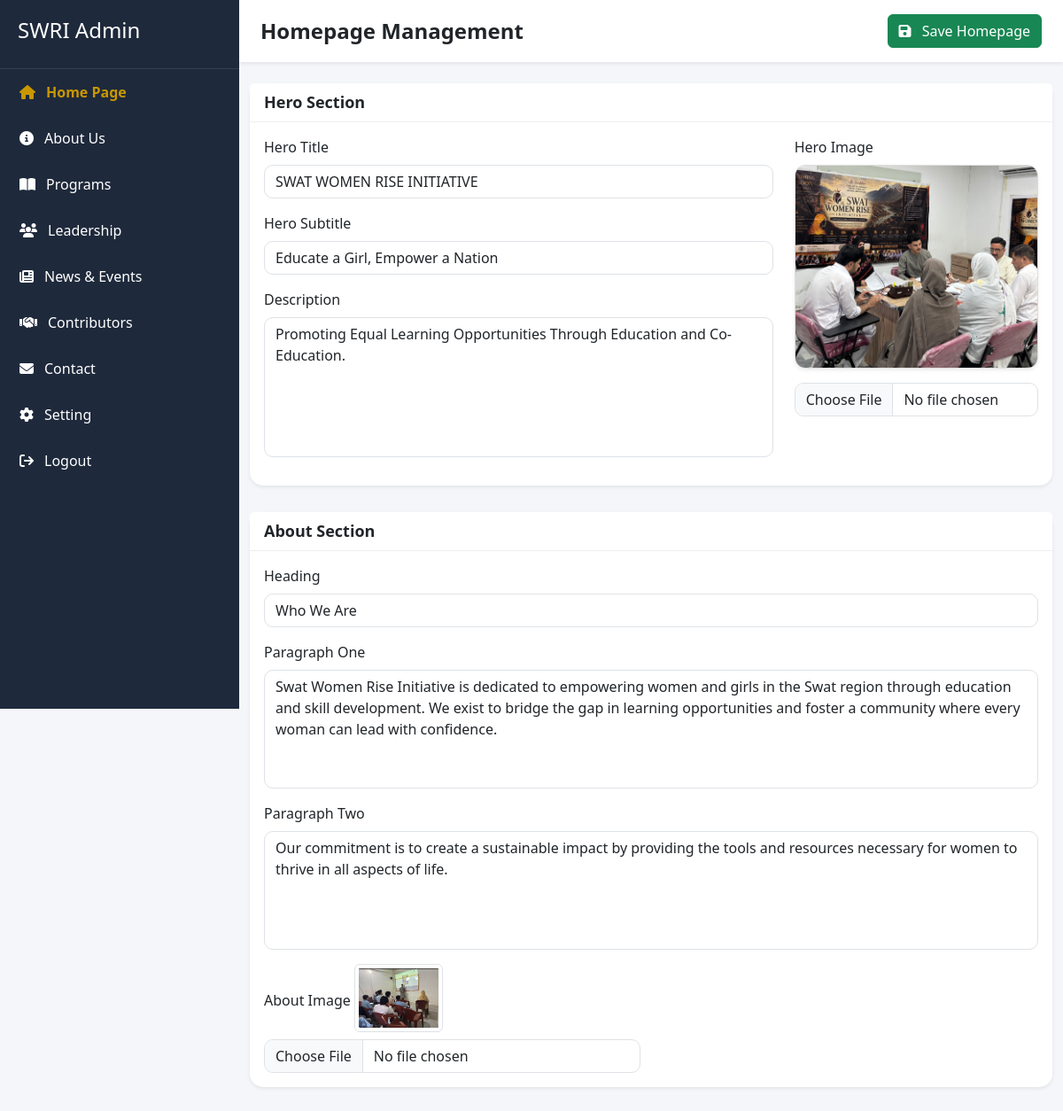
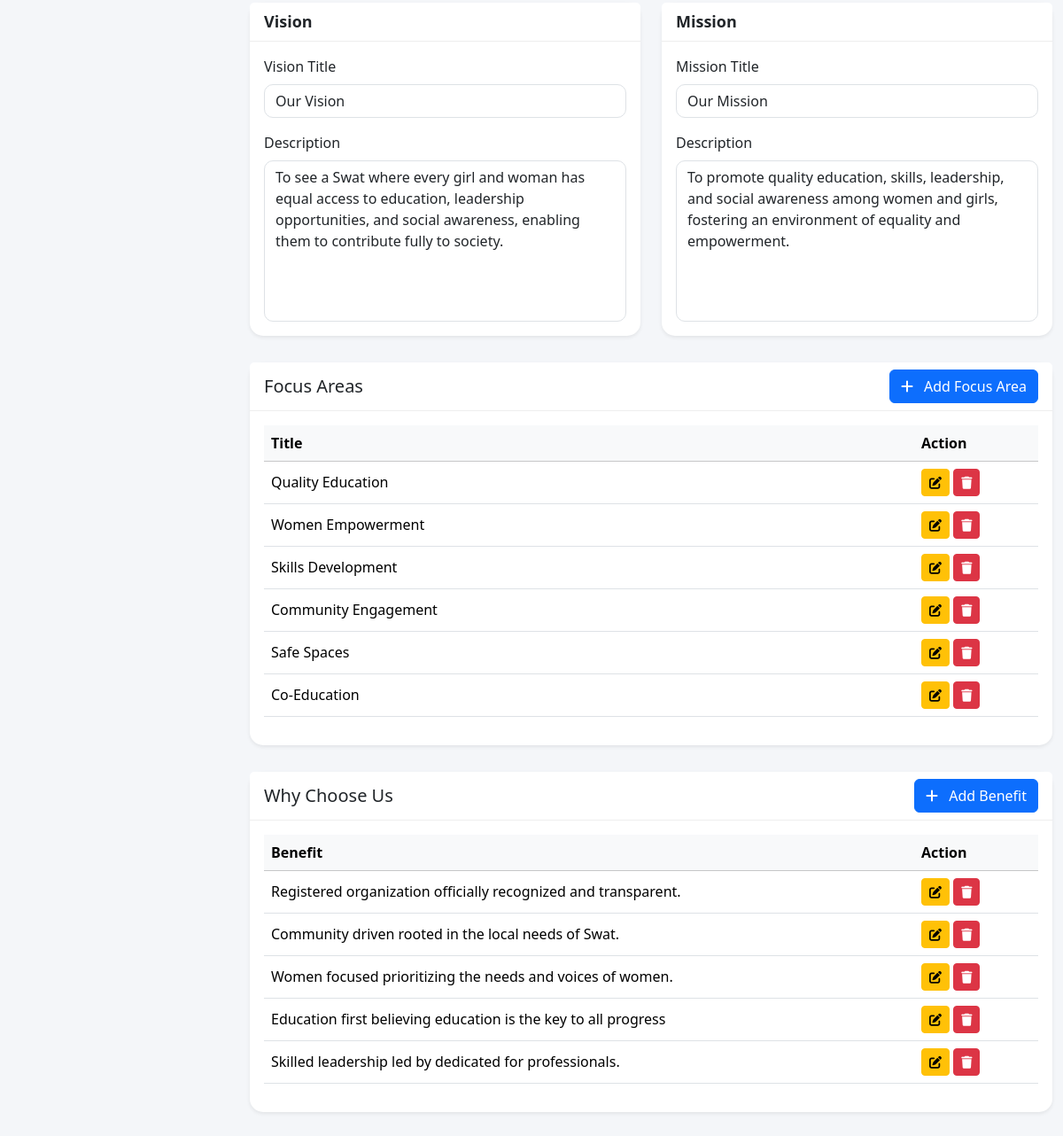
Page /admin/dashboard.php (signed in) on the committed database (2 pictures, top to bottom).
### tables this page shows
CREATE TABLE `homepage` (
  `id` int(11) NOT NULL,
  `hero_title` varchar(255) DEFAULT NULL,
  `hero_subtitle` varchar(255) DEFAULT NULL,
  `hero_description` text DEFAULT NULL,
  `hero_image` varchar(255) DEFAULT NULL,
  `about_heading` varchar(255) DEFAULT NULL,
  `about_paragraph1` text DEFAULT NULL,
  `about_paragraph2` text DEFAULT NULL,
  `about_image` varchar(255) DEFAULT NULL,
  `vision_title` varchar(255) DEFAULT NULL,
  `vision_description` text DEFAULT NULL,
  `mission_title` varchar(255) DEFAULT NULL,
  `mission_description` text DEFAULT NULL,
  `created_at` timestamp NOT NULL DEFAULT current_timestamp(),
  `updated_at` timestamp NOT NULL DEFAULT current_timestamp() ON UPDATE current_timestamp()
);

CREATE TABLE `focus_areas` (
  `id` int(11) NOT NULL,
  `title` varchar(255) DEFAULT NULL,
  `sort_order` int(11) DEFAULT 0,
  `created_at` timestamp NOT NULL DEFAULT current_timestamp()
);

CREATE TABLE `benefits` (
  `id` int(11) NOT NULL,
  `benefit` text DEFAULT NULL,
  `sort_order` int(11) DEFAULT 0,
  `created_at` timestamp NOT NULL DEFAULT current_timestamp()
);

### include/core.php (called while the page is built, shortened)
<?php
class core
{
    private $db;
    public function __construct($conn)
    {
        $this->db = $conn;
    }
    public function homepage()
    {
        try {
            $sql = "SELECT * FROM homepage LIMIT 1";
            $statement = $this->db->prepare($sql);
            $statement->execute();
            return $statement->fetch(PDO::FETCH_ASSOC);
        } catch (\Throwable $th) {
            throw $th;
        }
    }
    public function homepageTb($tbl)
    {
        try {
            $allowedTables = [
                "focus_areas",
                "benefits"
            ];
            $sql = "SELECT * FROM `$tbl`";
            $statement = $this->db->prepare($sql);
            $statement->execute();
            return $statement->fetchAll(PDO::FETCH_ASSOC);
        } catch (\Throwable $th) {
            throw $th;
        }
    }
}
?>

### admin/dashboard.php (the view, shortened to what this page needs)
<?php
require 'header.php';
$admin = new core($conn);
$getHomePage = $admin->homepage();
$getHomepageFocus = $admin->homepageTb('focus_areas');
$getHomepageChoose = $admin->homepageTb('benefits');
?>
<nav class="navbar bg-white shadow-sm px-4 py-3">
    <h4 class="page-title mb-0">
        Homepage Management
    </h4>
    <button class="btn btn-success ms-auto" id="saveHomepage">
        <i class="fas fa-save me-2"></i>
        Save Homepage
    </button>
</nav>
<div class="container-fluid py-4">
<div class="card shadow-sm section-space">
    <div class="card-header">
        Hero Section
    </div>
    <div class="card-body">
        <div class="row">
            <div class="col-lg-8">
                <div class="mb-3">
                    <label class="form-label">
                        Hero Title
                    </label>
                    <input
                        type="text"
                        class="form-control" id="hero_title"
                        value="<?php echo $getHomePage['hero_title']; ?>">
                </div>
                <div class="mb-3">
                    <label class="form-label">
                        Hero Subtitle
                    </label>
                    <input
                        type="text"
                        class="form-control" id="hero_subtitle"
                        value="<?php echo $getHomePage['hero_subtitle']; ?>">
                </div>
                <div class="mb-3">
                    <label class="form-label">
                        Description
                    </label>
                    <textarea class="form-control" rows="6" id="hero_description"><?php echo $getHomePage['hero_description']; ?></textarea>
                </div>
            </div>
            <div class="col-lg-4">
                <label class="form-label">
                    Hero Image
                </label>
                <img
                    src="../assets/img/<?php echo $getHomePage['hero_image']; ?>"
                    id="heroPreview"
                    class="img-fluid shadow-sm mb-3">
                <input
                    type="file"
                    class="form-control"
                    id="heroImage">
            </div>
        </div>
    </div>
</div>
<div class="card shadow-sm section-space">
    <div class="card-header">
        About Section
    </div>
    <div class="card-body">
        <div class="mb-3">
            <label class="form-label">
                Heading
            </label>
            <input
                type="text"
                class="form-control" id="about_heading"
                value="<?php echo $getHomePage['about_heading']; ?>">
        </div>
        <div class="mb-3">
            <label class="form-label">
                Paragraph One
            </label>
            <textarea rows="5" class="form-control" id="about_paragraph1"><?php echo $getHomePage['about_paragraph1']; ?></textarea>
        </div>
        <div class="mb-3">
            <label class="form-label">
                Paragraph Two
            </label>
            <textarea rows="5" class="form-control" id="about_paragraph2"><?php echo $getHomePage['about_paragraph2']; ?></textarea>
        </div>
        <div class="row">
                <div class="col-lg-6">
                    <label class="form-label">
                        About Image
                    </label>
                    <img
                        id="aboutImagePreview"
                        src="../assets/img/<?php echo htmlspecialchars($getHomePage['about_image']); ?>"
                        class="img-thumbnail mb-2"
                        width="100"
                        height="100"
                    >
                    <input
                        type="file"
                        name="about_image"
                        class="form-control"
                        id="about_image"
                        accept="image/*"
                        onchange="previewImage(event)"
                    >
                </div>
            </div>
    </div>
</div>
<div class="row">
    <div class="col-lg-6">
        <div class="card shadow-sm section-space">
            <div class="card-header">
                Vision
            </div>
            <div class="card-body">
                <div class="mb-3">
                    <label class="form-label">
                        Vision Title
                    </label>
                    <input
                        class="form-control"
                        value="<?php echo $getHomePage['vision_title']; ?>" id="vision_title">
                </div>
                <div>
                    <label class="form-label">
                        Description
                    </label>
                    <textarea rows="7" class="form-control" id="vision_description"><?php echo $getHomePage['vision_description']; ?></textarea>
                </div>
            </div>
        </div>
    </div>
    <div class="col-lg-6">
        <div class="card shadow-sm section-space">
            <div class="card-header">
                Mission
            </div>
            <div class="card-body">
                <div class="mb-3">
                    <label class="form-label">
                        Mission Title
                    </label>
                    <input
                        class="form-control"
                        value="<?php echo $getHomePage['mission_title']; ?>" id="mission_title">
                </div>
                <div>
                    <label class="form-label">
                        Description
                    </label>
                    <textarea rows="7" class="form-control" id="mission_description"><?php echo $getHomePage['mission_description']; ?></textarea>
                </div>
            </div>
        </div>
    </div>
</div>
<div class="card shadow-sm section-space">
    <div class="card-header d-flex justify-content-between align-items-center">
        <h5 class="mb-0">
            Focus Areas
        </h5>
        <button
            class="btn btn-primary"
            id="addFocusBtn"
            data-bs-toggle="modal"
            data-bs-target="#focusModal">
            <i class="fas fa-plus me-2"></i>
            Add Focus Area
        </button>
    </div>
    <div class="card-body">
        <div class="table-responsive">
            <table class="table table-hover align-middle">
                <thead class="table-light">
                    <tr>
                        <th>Title</th>
                        <th width="140">Action</th>
                    </tr>
                </thead>
                <tbody id="focusTable">
                    <?php foreach ($getHomepageFocus as $focus): ?>
                        <tr data-id="<?php echo $focus['id']; ?>">
                            <td>
                                <?php echo htmlspecialchars($focus['title']); ?>
                            </td>
                            <td>
                                <button class="btn btn-warning btn-sm editFocus">
                                    <i class="fas fa-edit"></i>
                                </button>
                                <button class="btn btn-danger btn-sm deleteFocus">
                                    <i class="fas fa-trash"></i>
                                </button>
                            </td>
                        </tr>
                    <?php endforeach; ?>
                </tbody>
            </table>
        </div>
    </div>
</div>
<div class="card shadow-sm section-space">
    <div class="card-header d-flex justify-content-between align-items-center">
        <h5 class="mb-0">
            Why Choose Us
        </h5>
        <button
            class="btn btn-primary"
            data-bs-toggle="modal"
            data-bs-target="#benefitModal">
            <i class="fas fa-plus me-2"></i>
            Add Benefit
        </button>
    </div>
    <div class="card-body">
        <div class="table-responsive">
            <table class="table table-hover align-middle">
                <thead class="table-light">
                    <tr>
                        <th>
                            Benefit
                        </th>
                        <th width="140">
                            Action
                        </th>
                    </tr>
                </thead>
                <tbody id="benefitTable">
                    <?php foreach ($getHomepageChoose as $choose): ?>
                        <tr data-id="<?php echo $choose['id']; ?>">
                            <td>
                                <?php echo htmlspecialchars($choose['benefit']); ?>
                            </td>
                            <td>
                                <button class="btn btn-warning btn-sm editBenefit">
                                    <i class="fas fa-edit"></i>
                                </button>
                                <button class="btn btn-danger btn-sm deleteBenefit">
                                    <i class="fas fa-trash"></i>
                                </button>
                            </td>
                        </tr>
                    <?php endforeach; ?>
                </tbody>
            </table>
        </div>
    </div>
</div>
</div>
</div>
</div>
</body>
</html>

### admin/assets/css/style.css (style rules this page uses)
body { margin:0; background:#f5f6fa; overflow-x:hidden; }

### admin/dashboard.php (style rules this page uses)
body { background:#f4f6f9; font-family:Segoe UI,sans-serif; }
.page-title { font-weight:600; }
.card { border:none; border-radius:15px; }
.card-header { background:#fff; font-weight:600; font-size:18px; border-bottom:1px solid #eee; }
.form-control, .form-select { border-radius:10px; }
textarea { resize:none; }
#heroPreview { width:100%; height:230px; object-fit:cover; border-radius:12px; border:1px solid #ddd; }
.section-space { margin-bottom:30px; }

### rows in the picture
homepage: hero_title "SWAT WOMEN RISE INITIATIVE", hero_subtitle "Educate a Girl, Empower a Nation", hero_description "Promoting Equal Learning Opportunities Through Education and Co-Education.", hero_image (picture), about_heading "Who We Are", about_paragraph1 "Swat Women Rise Initiative is dedicated to empowering women and girls in the Swat region through education and skill development. We exist to bridge the gap in learning opportunities and foster a community where every woman can lead with confidence.", about_paragraph2 "Our commitment is to create a sustainable impact by providing the tools and resources necessary for women to thrive in all aspects of life.", about_image (picture), vision_title "Our Vision", vision_description "To see a Swat where every girl and woman has equal access to education, leadership opportunities, and social awareness, enabling them to contribute fully to society.", mission_title "Our Mission", mission_description "To promote quality education, skills, leadership, and social awareness among women and girls, fostering an environment of equality and empowerment."
focus_areas: title "Quality Education"
focus_areas: title "Women Empowerment"
focus_areas: title "Skills Development"
focus_areas: title "Community Engagement"
focus_areas: title "Safe Spaces"
focus_areas: title "Co-Education"
benefits: benefit "Registered organization officially recognized and transparent."
benefits: benefit "Community driven rooted in the local needs of Swat."
benefits: benefit "Women focused prioritizing the needs and voices of women."
benefits: benefit "Education first believing education is the key to all progress"
benefits: benefit "Skilled leadership led by dedicated for professionals."
